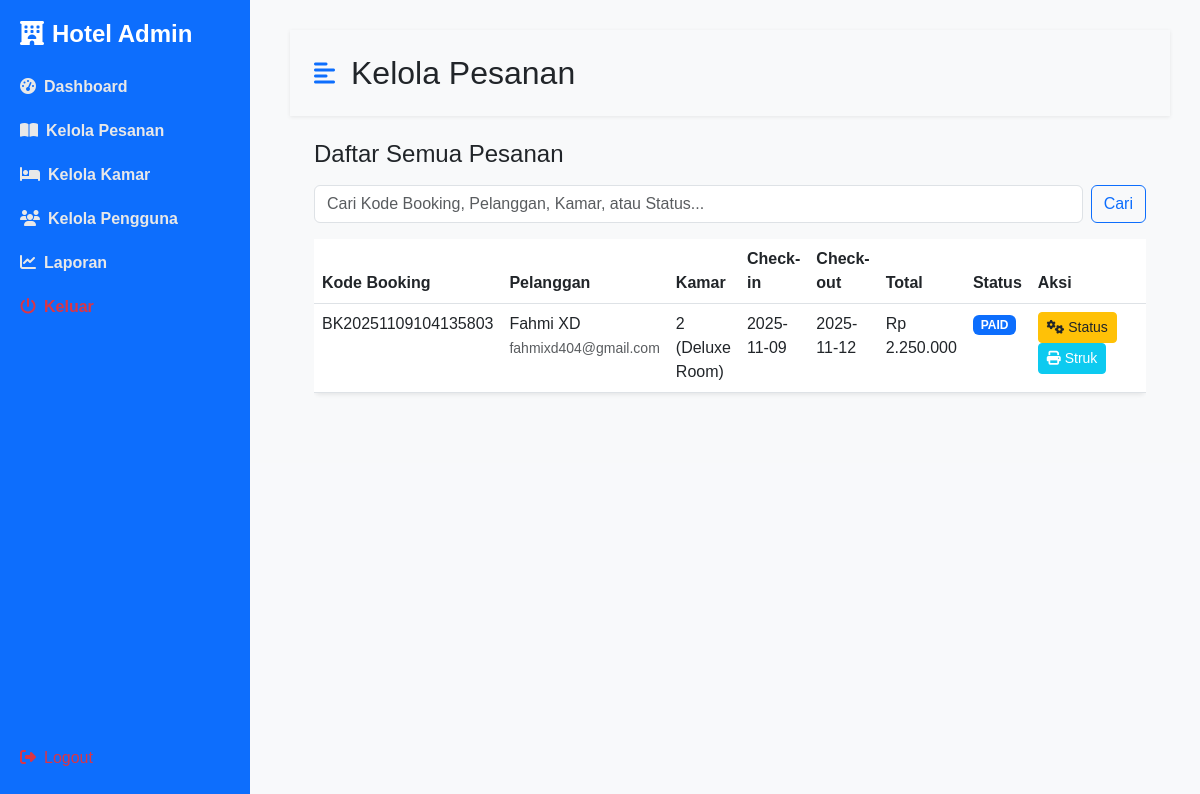
/admin/kelola_pesanan.php (signed in), run on an earlier commit of the app's database.
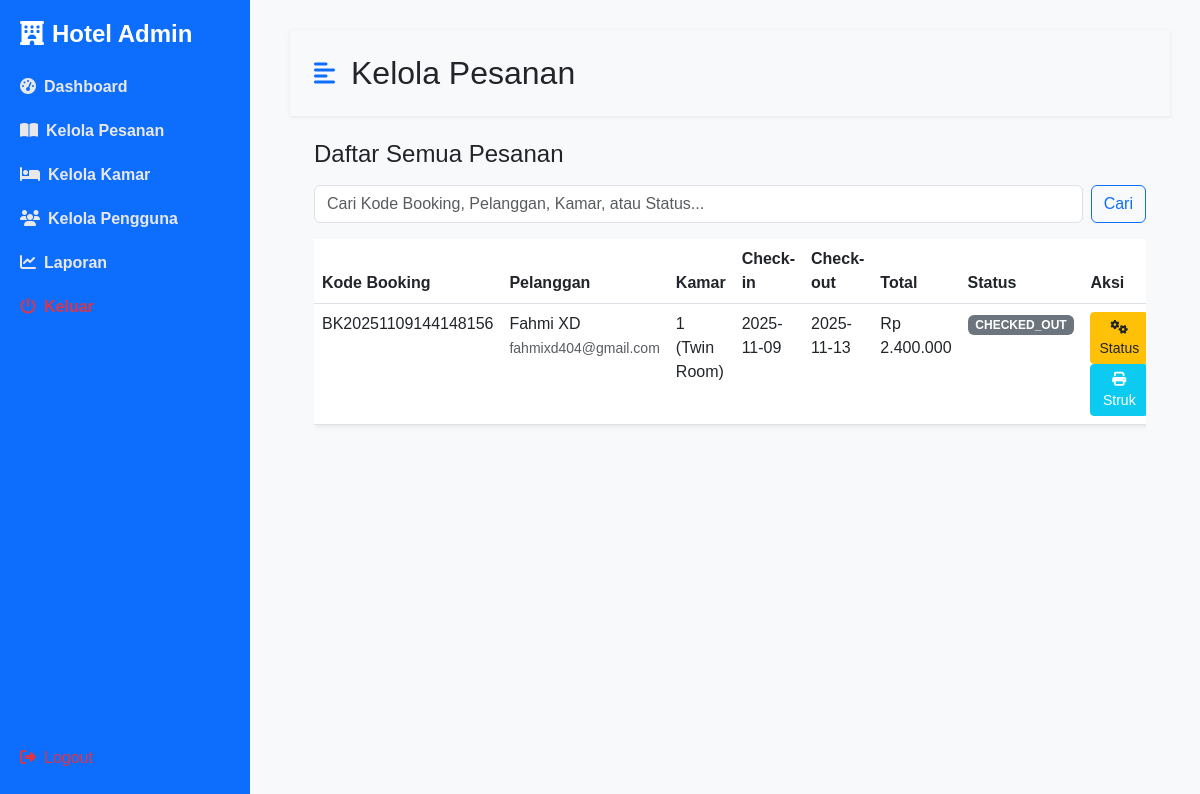
And on a later commit of the database.
### tables this page shows
CREATE TABLE `bookings` (
  `id` int NOT NULL,
  `booking_code` varchar(20) NOT NULL,
  `user_id` int NOT NULL,
  `room_id` int NOT NULL,
  `check_in` date NOT NULL,
  `check_out` date NOT NULL,
  `total_price` decimal(50,2) NOT NULL,
  `status` enum('pending','confirmed','cancelled','checked_in','checked_out','paid','failed') DEFAULT 'pending',
  `created_at` datetime DEFAULT CURRENT_TIMESTAMP
);

CREATE TABLE `users` (
  `id` int NOT NULL,
  `name` varchar(100) NOT NULL,
  `email` varchar(100) NOT NULL,
  `phone` varchar(20) DEFAULT NULL,
  `password` varchar(255) NOT NULL,
  `role` enum('admin','user') NOT NULL DEFAULT 'user',
  `created_at` datetime DEFAULT CURRENT_TIMESTAMP
);

CREATE TABLE `rooms` (
  `id` int NOT NULL,
  `image` varchar(100) NOT NULL,
  `room_number` varchar(10) NOT NULL,
  `room_type_id` int NOT NULL,
  `floor` int NOT NULL,
  `status` enum('available','maintenance','booked') DEFAULT 'available',
  `created_at` datetime DEFAULT CURRENT_TIMESTAMP
);

CREATE TABLE `room_types` (
  `id` int NOT NULL,
  `name` varchar(100) NOT NULL,
  `description` text,
  `price_per_night` decimal(10,2) NOT NULL,
  `capacity` int NOT NULL,
  `facilities` text,
  `created_at` datetime DEFAULT CURRENT_TIMESTAMP
);

### admin/kelola_pesanan.php (the view, shortened to what this page needs)
<?php
include '../koneksi.php';
$search_term = '';
$query = "
      SELECT
            b.id, b.booking_code, b.check_in, b.check_out, b.total_price, b.status, b.created_at,
            u.name as user_name, u.email as user_email,
            r.room_number,
            rt.name as room_type_name,
            r.id as room_id
      FROM bookings b
      JOIN users u ON b.user_id = u.id
      JOIN rooms r ON b.room_id = r.id
      JOIN room_types rt ON r.room_type_id = rt.id
";
$query .= " ORDER BY b.created_at DESC";
if (!empty($search_term)) {
    $stmt = $koneksi->prepare($query);
    $params_ref = array();
    $params_ref[] = &$param_types;
    foreach ($params as $param) {
        $params_ref[] = &$param;
    }
    call_user_func_array(array($stmt, 'bind_param'), $params_ref);
    $stmt->execute();
    $bookings_result = $stmt->get_result();
    $bookings = $bookings_result->fetch_all(MYSQLI_ASSOC);
    $stmt->close();
} else {
    $bookings_result = $koneksi->query($query);
    $bookings = $bookings_result->fetch_all(MYSQLI_ASSOC);
}
?>
<!DOCTYPE html>
<html lang="id">
<head>
    <link href="https://cdn.jsdelivr.net/npm/bootstrap@5.3.0/dist/css/bootstrap.min.css" rel="stylesheet">
    <link rel="stylesheet" href="https://cdnjs.cloudflare.com/ajax/libs/font-awesome/6.4.0/css/all.min.css">
    <link rel="stylesheet" href="../assets/css/admin-style.css">
</head>
<body>
    <div class="d-flex" id="wrapper">
        <?php include 'sidebar.php'; ?>
        <div id="page-content-wrapper" class="content">
            <nav class="navbar navbar-expand-lg navbar-light bg-transparent py-4 px-4">
                <div class="d-flex align-items-center">
                    <i class="fas fa-align-left primary-text fs-4 me-3" id="menu-toggle"></i>
                    <h2 class="fs-2 m-0">Kelola Pesanan</h2>
                </div>
            </nav>
            <div class="container-fluid px-4">
                <div class="row my-4">
                    <h3 class="fs-4 mb-3">Daftar Semua Pesanan</h3>
                    <div class="col-md-12 mb-3">
                        <form method="GET" action="kelola_pesanan.php" class="d-flex">
                            <input type="text" name="search" class="form-control me-2" placeholder="Cari Kode Booking, Pelanggan, Kamar, atau Status..." value="<?= htmlspecialchars($search_term) ?>">
                            <button type="submit" class="btn btn-outline-primary">Cari</button>
                        </form>
                    </div>
                    <div class="col-md-12">
                        <div class="table-responsive">
                            <table class="table bg-white rounded shadow-sm table-hover">
                                <thead>
                                    <tr>
                                        <th scope="col">Kode Booking</th>
                                        <th scope="col">Pelanggan</th>
                                        <th scope="col">Kamar</th>
                                        <th scope="col">Check-in</th>
                                        <th scope="col">Check-out</th>
                                        <th scope="col">Total</th>
                                        <th scope="col">Status</th>
                                        <th scope="col" width="200">Aksi</th>
                                    </tr>
                                </thead>
                                <tbody>
                                    <?php if (!empty($bookings)): ?>
                                        <?php foreach ($bookings as $booking): ?>
                                            <tr>
                                                <td><?= htmlspecialchars($booking['booking_code']) ?></td>
                                                <td>
                                                    <?= htmlspecialchars($booking['user_name']) ?><br>
                                                    <small class="text-muted"><?= htmlspecialchars($booking['user_email']) ?></small>
                                                </td>
                                                <td><?= htmlspecialchars($booking['room_number']) ?> (<?= htmlspecialchars($booking['room_type_name']) ?>)</td>
                                                <td><?= htmlspecialchars($booking['check_in']) ?></td>
                                                <td><?= htmlspecialchars($booking['check_out']) ?></td>
                                                <td>Rp <?= number_format($booking['total_price'], 0, ',', '.') ?></td>
                                                <td>
                                                    <span class="badge status-<?= str_replace('_', '-', htmlspecialchars($booking['status'])) ?>">
                                                        <?= strtoupper(htmlspecialchars($booking['status'])) ?>
                                                    </span>
                                                </td>
                                                <td>
                                                    <button type="button" class="btn btn-sm btn-warning text-dark action-btn mb-1 mb-md-0"
                                                        data-bs-toggle="modal" data-bs-target="#actionModal"
                                                        data-id="<?= $booking['id'] ?>"
                                                        data-code="<?= htmlspecialchars($booking['booking_code']) ?>"
                                                        data-current-status="<?= htmlspecialchars($booking['status']) ?>"
                                                        data-room-id="<?= $booking['room_id'] ?>">
                                                        <i class="fas fa-cogs"></i> Status
                                                    </button>
                                                    <?php if (in_array($booking['status'], ['paid', 'checked_out'])): ?>
                                                        <button onclick="printStruk(<?= $booking['id'] ?>)" class="btn btn-sm btn-info text-white mt-1 mt-md-0">
                                                            <i class="fas fa-print"></i> Struk
                                                        </button>
                                                    <?php endif; ?>
                                                </td>
                                            </tr>
                                        <?php endforeach; ?>
                                    <?php else: ?>
                                        <tr>
                                            <td colspan="8" class="text-center">Tidak ada pesanan yang ditemukan.</td>
                                        </tr>
                                    <?php endif; ?>
                                </tbody>
                            </table>
                        </div>
                    </div>
                </div>
            </div>
        </div>
    </div>
</body>
</html>

### admin/sidebar.php
<div class="sidebar d-flex flex-column justify-content-between">
    <div>
        <h4><i class="fa-solid fa-hotel me-2"></i>Hotel Admin</h4>
        <a href="index.php" class="list-group-item list-group-item-action bg-transparent second-text fw-bold">
            <i class="fas fa-tachometer-alt me-2"></i>Dashboard
        </a>
        <a href="kelola_pesanan.php" class="list-group-item list-group-item-action bg-transparent second-text fw-bold">
            <i class="fas fa-book-open me-2"></i>Kelola Pesanan
        </a>
        <a href="kelola_kamar.php" class="list-group-item list-group-item-action bg-transparent second-text fw-bold">
            <i class="fas fa-bed me-2"></i>Kelola Kamar
        </a>
        <a href="kelola_user.php" class="list-group-item list-group-item-action bg-transparent second-text fw-bold">
            <i class="fas fa-users me-2"></i>Kelola Pengguna
        </a>
        <a href="laporan.php" class="list-group-item list-group-item-action bg-transparent second-text fw-bold">
            <i class="fas fa-chart-line me-2"></i>Laporan
        </a>
        <a href="../index.php" class="list-group-item list-group-item-action bg-transparent text-danger fw-bold">
            <i class="fas fa-power-off me-2"></i>Keluar
        </a>
    </div>
    <div>
        <a href="../login.php?logout=1" class="text-danger"><i class="fa-solid fa-right-from-bracket me-2"></i>Logout</a>
    </div>
</div>

### assets/css/admin-style.css (style rules this page uses)
:root { --main-bg-color: #f8f9fa; --main-text-color: #000; --primary-color: #0d6efd; --secondary-color: #dee2e6; }
#wrapper { overflow-x: hidden; background-color: var(--main-bg-color); }
#page-content-wrapper { min-width: 100vw; }
#menu-toggle { cursor: pointer; }
.list-group-item { border: none; padding: 20px 30px; color: #fff; }
.primary-text { color: var(--primary-color); }
body { background-color: #f8f9fb; font-family: 'Poppins', sans-serif; }
.navbar { background: white; box-shadow: 0 1px 4px rgba(0, 0, 0, 0.08); }
.sidebar { width: 250px; background: #0d6efd; color: white; height: 100vh; position: fixed; top: 0; left: 0; padding: 20px; }
.sidebar h4 { font-weight: 600; margin-bottom: 1rem; }
.sidebar a { color: #e8e8e8; text-decoration: none; display: block; padding: 10px 0; border-radius: 6px; }
.content { margin-left: 260px; padding: 30px; }
@media (min-width: 768px) { #page-content-wrapper { min-width: 0; width: 100%; } }

### admin/kelola_pesanan.php (style rules this page uses)
.status-checked-out { background-color: #6c757d; color: #fff; }
.status-confirmed, .status-paid { background-color: #0d6efd; color: #fff; }

What changed in the data, as far as the page shows it:
removed bookings: booking_code "BK20251109104135803", user.name "Fahmi XD", user.email "fahmixd404@gmail.com", room.room_number "2", room_types.name "Deluxe Room", check_in "2025-11-09", check_out "2025-11-12", total_price "2.250.000", status "PAID"
added bookings: booking_code "BK20251109144148156", user.name "Fahmi XD", user.email "fahmixd404@gmail.com", room.room_number "1", room_types.name "Twin Room", check_in "2025-11-09", check_out "2025-11-13", total_price "2.400.000", status "CHECKED_OUT"
